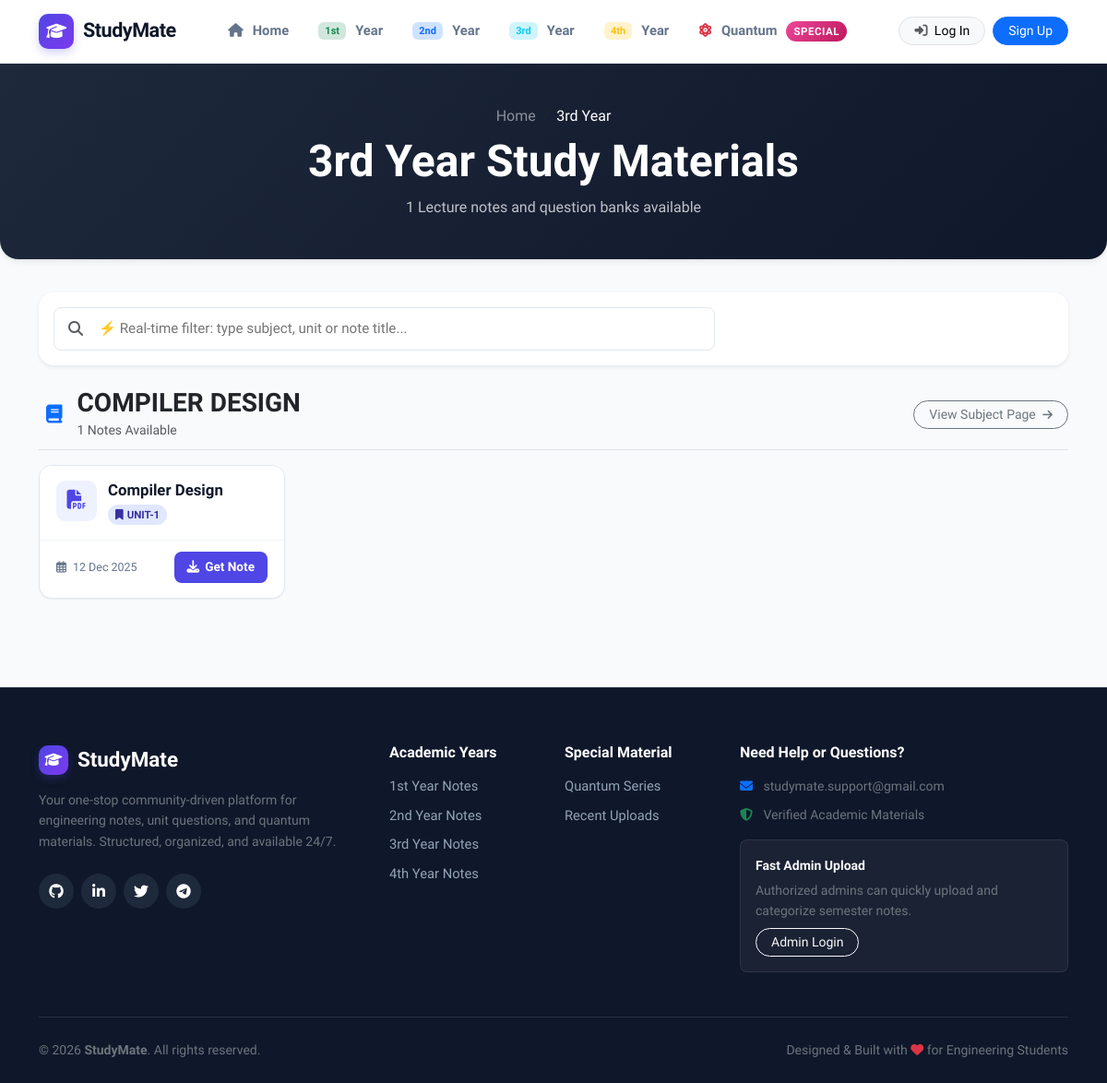
The page /year/3/ on the database its author committed.
### notes/models.py (models this page shows, shortened)
class Subject(models.Model):
    name = models.CharField(max_length=100)
    year = models.IntegerField()  # 1 for 1st year, 2 for 2nd year, etc.
    image = models.ImageField(upload_to='subject_images/', null=True, blank=True)
    is_quantum = models.BooleanField(default=False)
    class Meta:
        ordering = ['year', 'name']
        verbose_name = "Subject"
        verbose_name_plural = "Subjects"

class Note(models.Model):
    title = models.CharField(max_length=200)
    chapter = models.ForeignKey(Chapter, on_delete=models.CASCADE, related_name='notes')
    file = models.FileField(upload_to='notes/')
    uploaded_by = models.ForeignKey(User, on_delete=models.CASCADE, related_name='uploaded_notes')
    upload_date = models.DateTimeField(auto_now_add=True)
    class Meta:
        ordering = ['-upload_date']
        verbose_name = "Note"
        verbose_name_plural = "Notes"

class Chapter(models.Model):
    name = models.CharField(max_length=255)
    subject = models.ForeignKey(Subject, on_delete=models.CASCADE, related_name='chapters')
    image = models.ImageField(upload_to='chapter_images/', null=True, blank=True)
    class Meta:
        ordering = ['subject', 'name']
        verbose_name = "Chapter / Unit"
        verbose_name_plural = "Chapters / Units"

### notes/views.py (the view)
# urls.py: path('year/<int:year>/', views.year_notes, name='year_notes'),
def year_notes(request, year):
    query = request.GET.get('q', '').strip()
    subjects = Subject.objects.filter(year=year, is_quantum=False).order_by('name')
    subjects_data = []
    total_year_notes = 0
    for subject in subjects:
        notes_qs = Note.objects.filter(chapter__subject=subject).select_related('chapter', 'uploaded_by').order_by('-upload_date')
        if query:
            notes_qs = notes_qs.filter(
                Q(title__icontains=query) |
                Q(chapter__name__icontains=query)
            )
        notes = list(notes_qs)
        total_year_notes += len(notes)
        if notes or not query:  # Don't hide empty subjects if not searching
            subjects_data.append({
                'subject': subject,
                'notes': notes,
                'count': len(notes)
            })
    suffix = "st" if year == 1 else "nd" if year == 2 else "rd" if year == 3 else "th"
    return render(request, 'year_view.html', {
        'year_num': year,
        'year': f'{year}{suffix} Year',
        'subjects': subjects_data,
        'total_notes': total_year_notes,
        'query': query,
    })

### templates/year_view.html (shortened to what this page needs)
{% extends 'base.html' %}
{% block content %}
<section class="page-header-banner text-center">
    <div class="container">
        <nav aria-label="breadcrumb">
            <ol class="breadcrumb justify-content-center mb-2">
                <li class="breadcrumb-item"><a href="{% url 'home' %}" class="text-white-50 text-decoration-none">Home</a></li>
                <li class="breadcrumb-item active text-white" aria-current="page">{{ year }}</li>
            </ol>
        </nav>
        <h1 class="display-5 fw-bold mb-2">{{ year }} Study Materials</h1>
        <p class="text-light opacity-75 mb-0">
            {{ total_notes }} Lecture notes and question banks available
        </p>
    </div>
</section>
<div class="container pb-5">
    <div class="card border-0 shadow-sm rounded-4 p-3 mb-4 bg-white">
        <div class="row align-items-center g-3">
            <div class="col-md-8">
                <div class="position-relative">
                    <i class="fas fa-search position-absolute top-50 start-0 translate-middle-y ms-3 text-muted"></i>
                    <input type="text" id="client-notes-search" class="form-control-modern ps-5" placeholder="⚡ Real-time filter: type subject, unit or note title...">
                </div>
            </div>
        </div>
    </div>
    {% if subjects %}
        {% for subject_data in subjects %}
            <div class="subject-container-item mb-5" data-subject-name="{{ subject_data.subject.name|lower }}">
                <div class="d-flex align-items-center justify-content-between mb-3 border-bottom pb-2 flex-wrap gap-2">
                    <div class="d-flex align-items-center gap-2">
                        <div class="p-2 bg-primary-light text-primary rounded-3">
                            <i class="fas fa-book fa-lg"></i>
                        </div>
                        <div>
                            <h3 class="fw-bold mb-0 text-dark">{{ subject_data.subject.name }}</h3>
                            <small class="text-muted">{{ subject_data.notes|length }} Notes Available</small>
                        </div>
                    </div>
                    <a href="{% url 'subject_notes' subject_data.subject.id %}" class="btn btn-sm btn-outline-secondary rounded-pill px-3">
                        View Subject Page <i class="fas fa-arrow-right ms-1 small"></i>
                    </a>
                </div>
                <div class="row g-3">
                    {% for note in subject_data.notes %}
                        <div class="col-xl-3 col-lg-4 col-md-6 note-searchable-item"
                             data-title="{{ note.title|lower }}"
                             data-chapter="{{ note.chapter.name|lower }}"
                             data-subject="{{ subject_data.subject.name|lower }}">
                            <div class="note-card-modern">
                                <div class="note-card-header">
                                    <div class="file-type-icon">
                                        <i class="fas fa-file-pdf"></i>
                                    </div>
                                    <div class="note-header-text">
                                        <h6 class="note-title-heading" title="{{ note.title }}">{{ note.title }}</h6>
                                        <div class="note-meta-pills">
                                            <span class="pill-chapter" title="{{ note.chapter.name }}">
                                                <i class="fas fa-bookmark me-1"></i>{{ note.chapter.name }}
                                            </span>
                                        </div>
                                    </div>
                                </div>
                                <div class="note-card-body">
                                    <div class="note-upload-info">
                                        <i class="far fa-calendar-alt me-1"></i> {{ note.upload_date|date:"d M Y" }}
                                    </div>
                                    <div class="d-flex align-items-center gap-2">
                                        <a href="{{ note.file.url }}" class="btn-download-modern" download>
                                            <i class="fas fa-download"></i> Get Note
                                        </a>
                                    </div>
                                </div>
                            </div>
                        </div>
                    {% empty %}
                        <div class="col-12">
                            <div class="p-4 bg-white rounded-3 border text-center text-muted">
                                No notes uploaded for this subject yet.
                            </div>
                        </div>
                    {% endfor %}
                </div>
            </div>
        {% endfor %}
    {% endif %}
</div>
{% endblock %}

### static/css/style.css (style rules this page uses)
:root { --primary: #4f46e5; --primary-hover: #4338ca; --primary-light: #eef2ff; --primary-glow: rgba(79, 70, 229, 0.25); --success: #10b981; --success-light: #ecfdf5; --warning: #f59e0b; --warning-light: #fffbeb; --danger: #ef4444; --danger-light: #fef2f2; --info: #0ea5e9; --info-light: #f0f9ff; --year-1: #059669; --year-1-grad: linear-gradient(135deg, #10b981 0%, #047857 100%); --year-2: #2563eb; --year-2-grad: linear-gradient(135deg, #3b82f6 0%, #1d4ed8 100%); --year-3: #7c3aed; --year-3-grad: linear-gradient(135deg, #8b5cf6 0%, #6d28d9 100%); --year-4: #ea580c; --year-4-grad: linear-gradient(135deg, #f97316 0%, #c2410c 100%); --quantum-grad: linear-gradient(135deg, #ec4899 0%, #be185d 100%); --bg-body: #f8fafc; --bg-surface: #ffffff; --bg-surface-alt: #f1f5f9; --text-main: #0f172a; --text-muted: #64748b; --text-subtle: #94a3b8; --border-color: #e2e8f0; --border-subtle: #f1f5f9; --radius-sm: 8px; --radius-md: 14px; --radius-lg: 20px; --radius-full: 9999px; --shadow-sm: 0 1px 2px 0 rgba(0, 0, 0, 0.05); --shadow-md: 0 4px 6px -1px rgba(0, 0, 0, 0.07), 0 2px 4px -2px rgba(0, 0, 0, 0.05); --shadow-lg: 0 10px 15px -3px rgba(0, 0, 0, 0.08), 0 4px 6px -4px rgba(0, 0, 0, 0.04); --shadow-xl: 0 20px 25px -5px rgba(0, 0, 0, 0.1), 0 8px 10px -6px rgba(0, 0, 0, 0.04); --shadow-hover: 0 16px 30px rgba(0, 0, 0, 0.12); }
* { margin: 0; padding: 0; box-sizing: border-box; }
body { font-family: 'Plus Jakarta Sans', system-ui, -apple-system, BlinkMacSystemFont, 'Segoe UI', Roboto, sans-serif; background-color: var(--bg-body); color: var(--text-main); line-height: 1.6; min-height: 100vh; display: flex; flex-direction: column; }
a { color: var(--primary); text-decoration: none; transition: all 0.2s ease; }
.note-card-modern { background: var(--bg-surface); border-radius: var(--radius-md); border: 1px solid var(--border-color); box-shadow: var(--shadow-sm); transition: all 0.25s ease; overflow: hidden; display: flex; flex-direction: column; height: 100%; }
.note-card-header { padding: 16px 18px; background: #ffffff; display: flex; align-items: flex-start; gap: 12px; }
.file-type-icon { width: 44px; height: 44px; border-radius: 10px; background: var(--primary-light); color: var(--primary); display: flex; align-items: center; justify-content: center; font-size: 1.3rem; flex-shrink: 0; }
.note-header-text { flex: 1; min-width: 0; }
.note-title-heading { font-weight: 700; font-size: 1.05rem; color: var(--text-main); margin-bottom: 4px; white-space: nowrap; overflow: hidden; text-overflow: ellipsis; }
.note-meta-pills { display: flex; flex-wrap: wrap; gap: 6px; margin-top: 6px; }
.pill-chapter { font-size: 0.72rem; font-weight: 600; background: #e0e7ff; color: #3730a3; padding: 2px 8px; border-radius: var(--radius-full); }
.note-card-body { padding: 12px 18px 16px; margin-top: auto; border-top: 1px solid var(--border-subtle); display: flex; align-items: center; justify-content: space-between; }
.note-upload-info { font-size: 0.78rem; color: var(--text-muted); }
.btn-download-modern { display: inline-flex; align-items: center; gap: 6px; background: var(--primary); color: white; font-weight: 600; font-size: 0.85rem; padding: 6px 14px; border-radius: var(--radius-sm); transition: all 0.2s ease; }
.form-control-modern, .form-select-modern { border: 1.5px solid var(--border-color); border-radius: var(--radius-sm); padding: 10px 14px; font-size: 0.95rem; width: 100%; color: var(--text-main); background-color: #ffffff; transition: all 0.2s ease; }
.page-header-banner { background: linear-gradient(135deg, #1e293b, #0f172a); color: white; padding: 44px 0; margin-bottom: 36px; border-radius: 0 0 var(--radius-lg) var(--radius-lg); box-shadow: var(--shadow-md); }

### rows shown on the page
Subject: subject.name "COMPILER DESIGN", notes|length "1"
Note: title "Compiler Design", chapter.name "UNIT-1", upload_date "12 Dec 2025"

### other values the page prints
{{ year }} "3rd Year"
{{ total_notes }} "1"
